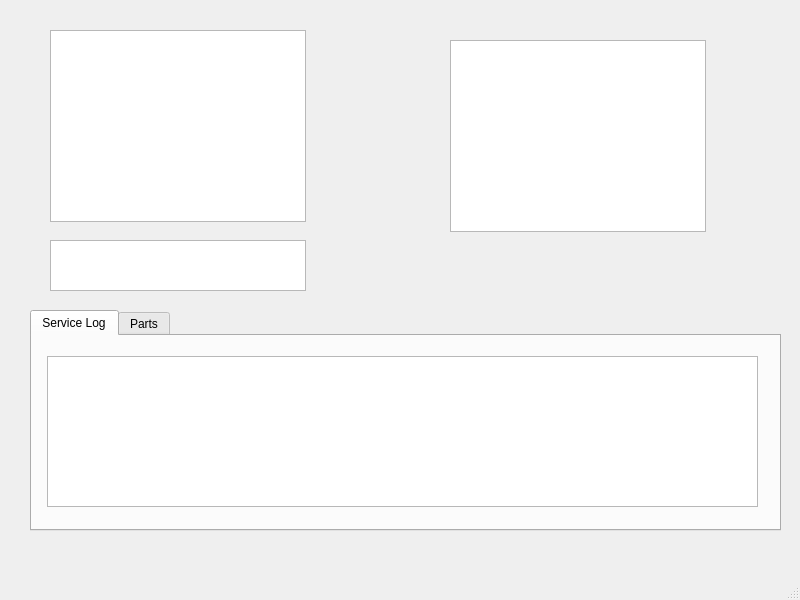
<?xml version="1.0" encoding="UTF-8"?>
<ui version="4.0">
 <class>MainWindow</class>
 <widget class="QMainWindow" name="MainWindow">
  <property name="geometry">
   <rect>
    <x>0</x>
    <y>0</y>
    <width>800</width>
    <height>600</height>
   </rect>
  </property>
  <property name="windowTitle">
   <string>MainWindow</string>
  </property>
  <widget class="QWidget" name="centralwidget">
   <widget class="QTabWidget" name="tabWidget">
    <property name="geometry">
     <rect>
      <x>30</x>
      <y>310</y>
      <width>751</width>
      <height>221</height>
     </rect>
    </property>
    <property name="currentIndex">
     <number>0</number>
    </property>
    <widget class="QWidget" name="log">
     <attribute name="title">
      <string>Service Log</string>
     </attribute>
     <widget class="QTextBrowser" name="textBrowser">
      <property name="geometry">
       <rect>
        <x>15</x>
        <y>20</y>
        <width>711</width>
        <height>151</height>
       </rect>
      </property>
     </widget>
    </widget>
    <widget class="QWidget" name="parts">
     <attribute name="title">
      <string>Parts</string>
     </attribute>
     <widget class="QTextBrowser" name="textBrowser_3">
      <property name="geometry">
       <rect>
        <x>10</x>
        <y>20</y>
        <width>711</width>
        <height>151</height>
       </rect>
      </property>
     </widget>
    </widget>
   </widget>
   <widget class="QGraphicsView" name="graphicsView">
    <property name="geometry">
     <rect>
      <x>50</x>
      <y>30</y>
      <width>256</width>
      <height>192</height>
     </rect>
    </property>
   </widget>
   <widget class="QTextBrowser" name="textBrowser_2">
    <property name="geometry">
     <rect>
      <x>450</x>
      <y>40</y>
      <width>256</width>
      <height>192</height>
     </rect>
    </property>
   </widget>
   <widget class="QTextBrowser" name="textBrowser_4">
    <property name="geometry">
     <rect>
      <x>50</x>
      <y>240</y>
      <width>256</width>
      <height>51</height>
     </rect>
    </property>
   </widget>
  </widget>
  <widget class="QMenuBar" name="menubar">
   <property name="geometry">
    <rect>
     <x>0</x>
     <y>0</y>
     <width>800</width>
     <height>25</height>
    </rect>
   </property>
  </widget>
  <widget class="QStatusBar" name="statusbar"/>
 </widget>
 <resources/>
 <connections/>
</ui>
